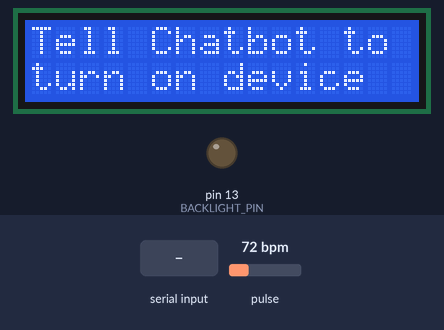
Recording of a sketch running on a simulated Arduino Uno, built with avr-gcc and run on an emulated ATmega328P. Shown: 16×2 character LCD, output pins drawn as LEDs (lit = HIGH). Inputs (shaded band) come from the test bench; at power-on: pulse 72 bpm. What the sketch prints to the serial monitor is not drawn.

Above: at 4.3 s.
4.4 s: "1" received over Serial
At 5.0 s:
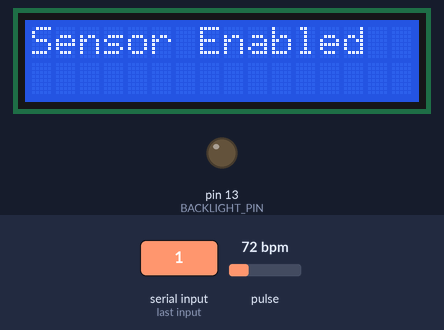
At 6.7 s:
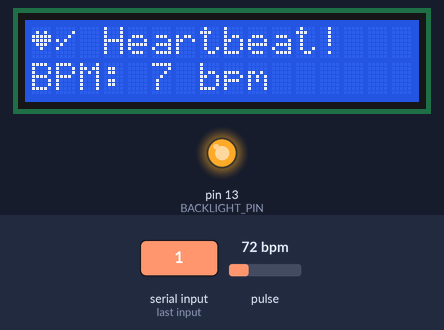
Timing chart, 0 to 8.2 s (numbered marks = the images above; inputs shaded):
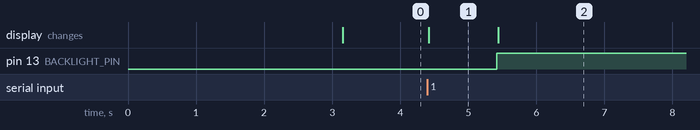

Measured:
- after the input at 4.4 s, pin 13 (BACKLIGHT_PIN): LOW → HIGH after 1.0 s; the display: changes at once (image 1)
- what the display in image 1 shows lasts 1.0 s, from 4.4 s to 5.4 s

The sketch:

Heartrate.ino
```cpp
#include <Wire.h>
#include <LiquidCrystal_I2C.h>
#define USE_ARDUINO_INTERRUPTS true
#define BACKLIGHT_PIN 13

LiquidCrystal_I2C lcd(0x27 ,2 ,1 ,0 ,4 ,5 ,6 ,7 , 3, POSITIVE);  // Set the LCD I2C address
#include <PulseSensorPlayground.h>

const int PulsePin = A0;            // Pin for Pulse Sensor
const int LEDPin = 13;              // Pin for indicator LED
int Threshold = 400;                // Threshold value for detecting heartbeats

PulseSensorPlayground pulseSensor;  // Create an instance of the PulseSensor class

bool isPulseSensorEnabled = false;  // เริ่มต้นโดยเซ็นเซอร์ชีพจรจะปิด
unsigned long lastUpdateTime = 0;   // Variable to store the last update time
const unsigned long updateInterval = 1000; // Interval for 10 seconds

const int numReadings = 10;
int readings[numReadings];          // Array to store last few readings
int readIndex = 0;                  // Index for current reading
int total = 0;                      // Total of readings
int averageBPM = 0;                 // Average BPM

// Custom characters for Heart and Wave
byte Heart[] = {
  B00000,
  B01010,
  B11111,
  B11111,
  B01110,
  B00100,
  B00000,
  B00000
};

byte Wave[] = {
  B00000,
  B00001,
  B00010,
  B10100,
  B01000,
  B10000,
  B00000,
  B00000
};

void setup() {
  Serial.begin(9600);                 // Initialize serial communication at 9600 baud rate
  pulseSensor.analogInput(PulsePin);  // Attach the pulse sensor to the analog input pin
  pulseSensor.blinkOnPulse(LEDPin);   // Blink the onboard LED with each heartbeat detected
  pulseSensor.setThreshold(Threshold); // Set the heartbeat detection threshold

  if (pulseSensor.begin()) {           // Initialize the Pulse Sensor
    Serial.println("Pulse Sensor started successfully");
  }

  pinMode(BACKLIGHT_PIN, OUTPUT);

  lcd.begin(16, 2);                   // Initialize the LCD
  lcd.createChar(1, Wave);            // Create wave character with ID 0
  lcd.createChar(0, Heart);           // Create heart character with ID 1

  lcd.clear();
  lcd.setCursor(0, 0);                // Set cursor to top-left position
  lcd.print("Hello 4lnwza");      // Display greeting message
  lcd.setCursor(0, 1);
  lcd.write(byte(0));                 // Display wave symbol
  lcd.setCursor(1, 1);
  lcd.write(byte(0));
  lcd.setCursor(2, 1);
  lcd.write(byte(0));
  lcd.setCursor(3, 1);
  lcd.write(byte(0));
  lcd.setCursor(4, 1);
  lcd.write(byte(0));
  lcd.setCursor(5, 1);
  lcd.write(byte(0));
  lcd.setCursor(6, 1);
  lcd.write(byte(0));
  lcd.setCursor(7, 1);
  lcd.write(byte(0));
  lcd.setCursor(8, 1);
  lcd.write(byte(0));
  lcd.setCursor(9, 1);
  lcd.write(byte(0));
  lcd.setCursor(10, 1);
  lcd.write(byte(0));
  lcd.setCursor(11, 1);
  lcd.write(byte(0));
  lcd.setCursor(12, 1);
  lcd.write(byte(0));
  lcd.setCursor(13, 1);
  lcd.write(byte(0));
  lcd.setCursor(14, 1);
  lcd.write(byte(0));
  lcd.setCursor(15, 1);
  lcd.write(byte(0));                 // Display heart symbol next to wave
  delay(3000);                        // Wait for the message to appear
  lcd.clear();
  lcd.print("Tell Chatbot to");
  lcd.setCursor(0,1);
  lcd.print("turn on device");

  for (int i = 0; i < numReadings; i++) {
    readings[i] = 0;
  }
}

void loop() {
  if (Serial.available() > 0) {
    char command = Serial.read();
    // ถ้าได้รับ '1' ให้เปิดเซ็นเซอร์
    if (command == '1' && !isPulseSensorEnabled) {
      isPulseSensorEnabled = true;
      lcd.clear();
      lcd.print("Sensor Enabled");
      delay(1000);
    }
    // ถ้าได้รับ '0' ให้ปิดเซ็นเซอร์
    else if (command == '0'  && isPulseSensorEnabled) {
      isPulseSensorEnabled = false;
      lcd.clear();
      lcd.print("Sensor Disabled");
      delay(1000);
      lcd.clear();
      lcd.print("Tell Chatbot to");
      lcd.setCursor(0,1);
      lcd.print("turn on device");
    }
  }


 if (isPulseSensorEnabled) {
    int rawValue = analogRead(PulsePin);
    int myBPM = pulseSensor.getBeatsPerMinute();
    if (pulseSensor.sawStartOfBeat()) {
        // Subtract last reading and add new reading to smooth BPM values
        total -= readings[readIndex];
        readings[readIndex] = myBPM;
        total += readings[readIndex];
        readIndex = (readIndex + 1) % numReadings;
        averageBPM = total / numReadings;

        // Display values on LCD
        lcd.clear();
        lcd.setCursor(0, 0);                       // Set cursor to top-left position
        lcd.write(byte(0));                        // Display wave symbol
        lcd.write(byte(1));                        // Display heart symbol next to wave
        lcd.print(" Heartbeat!");                  // Display message

        lcd.setCursor(0, 1);
        lcd.print("BPM: ");
        lcd.print(averageBPM);
        lcd.print(" bpm");

        Serial.print("BPM:");
        Serial.println(averageBPM);
        delay(9000);
      }
    delay(updateInterval);  // Delay for the defined interval
  }
}
```
